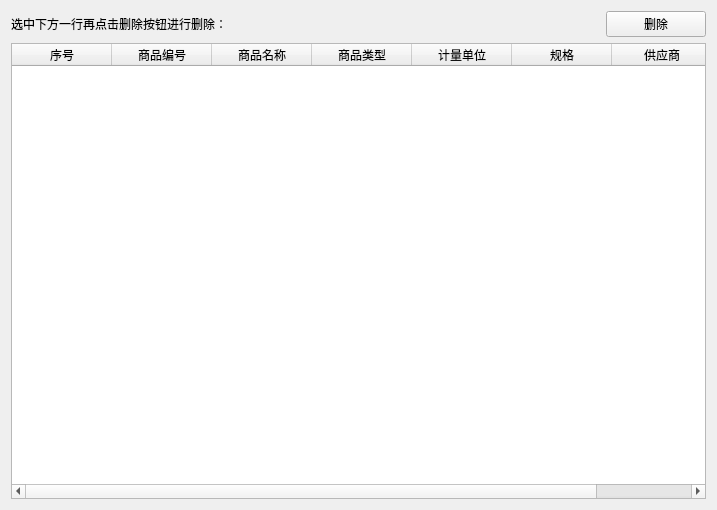
<?xml version="1.0" encoding="UTF-8"?>
<ui version="4.0">
 <class>add_commodity</class>
 <widget class="QWidget" name="add_commodity">
  <property name="geometry">
   <rect>
    <x>0</x>
    <y>0</y>
    <width>717</width>
    <height>510</height>
   </rect>
  </property>
  <property name="windowTitle">
   <string>Form</string>
  </property>
  <layout class="QVBoxLayout" name="verticalLayout">
   <item>
    <layout class="QHBoxLayout" name="horizontalLayout">
     <item>
      <widget class="QLabel" name="label">
       <property name="text">
        <string>选中下方一行再点击删除按钮进行删除：</string>
       </property>
      </widget>
     </item>
     <item>
      <widget class="QPushButton" name="delete_Button">
       <property name="maximumSize">
        <size>
         <width>100</width>
         <height>16777215</height>
        </size>
       </property>
       <property name="text">
        <string>删除</string>
       </property>
      </widget>
     </item>
    </layout>
   </item>
   <item>
    <widget class="QTableWidget" name="tableWidget">
     <property name="editTriggers">
      <set>QAbstractItemView::DoubleClicked|QAbstractItemView::SelectedClicked</set>
     </property>
     <property name="selectionMode">
      <enum>QAbstractItemView::SingleSelection</enum>
     </property>
     <property name="selectionBehavior">
      <enum>QAbstractItemView::SelectRows</enum>
     </property>
     <attribute name="horizontalHeaderStretchLastSection">
      <bool>true</bool>
     </attribute>
     <attribute name="verticalHeaderVisible">
      <bool>false</bool>
     </attribute>
     <column>
      <property name="text">
       <string>序号</string>
      </property>
     </column>
     <column>
      <property name="text">
       <string>商品编号</string>
      </property>
     </column>
     <column>
      <property name="text">
       <string>商品名称</string>
      </property>
     </column>
     <column>
      <property name="text">
       <string>商品类型</string>
      </property>
     </column>
     <column>
      <property name="text">
       <string>计量单位</string>
      </property>
     </column>
     <column>
      <property name="text">
       <string>规格</string>
      </property>
     </column>
     <column>
      <property name="text">
       <string>供应商</string>
      </property>
     </column>
    </widget>
   </item>
  </layout>
 </widget>
 <resources/>
 <connections/>
</ui>
